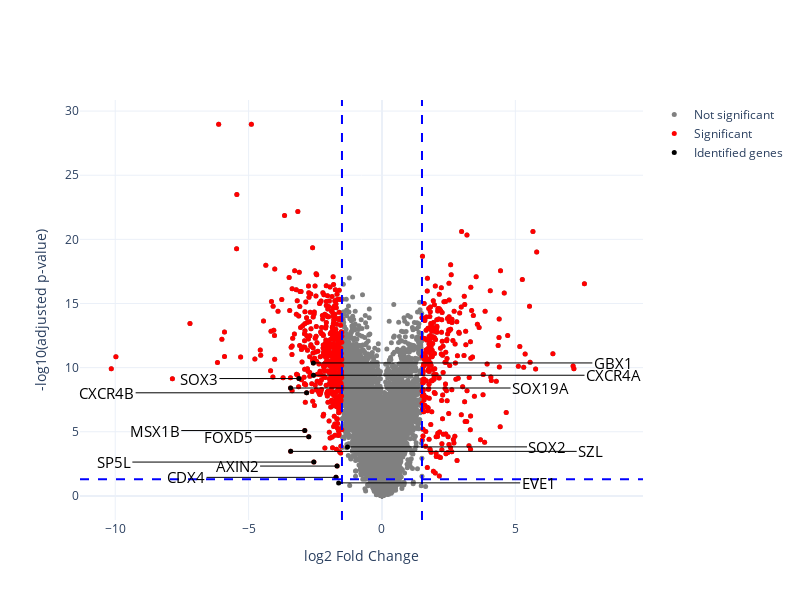

Write notebook code for a chart like this one.
### Markdown cell above
## 7) Statistical Testing and Volcano Plot

### Code cell
identified_genes = [
    'CDX4','CXCR4A','CXCR4B','EVE1','FOXD5','SOX19A','SP5L','SZL','AXIN2','GBX1','MSX1B','SOX2','SOX3'
]

# Align indices to geometry info
res_mt.index = info.index
res_wt.index = info.index

# Focus on margin tiers 1-2 and 3-4
margin_mt = res_mt[(info['tier'] == '1-2') | (info['tier'] == '3-4')].T
margin_mt.columns = ["mt_" + str(col) for col in margin_mt.columns]

margin_wt = res_wt[(info['tier'] == '1-2') | (info['tier'] == '3-4')].T
margin_wt.columns = ["wt_" + str(col) for col in margin_wt.columns]

df = pd.concat([margin_wt, margin_mt], axis=1)
condition1_cols = list(margin_wt.columns)
condition2_cols = list(margin_mt.columns)

log_df = df.copy()
log_df["mean_wt"] = log_df[condition1_cols].mean(axis=1)
log_df["mean_mt"] = log_df[condition2_cols].mean(axis=1)

# log2 fold change (WT - MT)
log_df["log2FC"] = (log_df[condition1_cols].mean(axis=1) - log_df[condition2_cols].mean(axis=1)) / np.log(2)

# p-values (Welch's t-test)
pvals = []
for _, row in log_df.iterrows():
    t, p = stats.ttest_ind(row[condition1_cols], row[condition2_cols], equal_var=False)
    pvals.append(p)
log_df["pvalue"] = pvals

# Benjamini–Hochberg (FDR) correction
log_df["padj"] = multipletests(log_df["pvalue"], method="fdr_bh")[1]

# Interactive version with Plotly
import plotly.graph_objects as go

log_df["significant"] = (abs(log_df["log2FC"]) > 1.5) & (log_df["padj"] < 0.05)
log_df['identified'] = log_df.index.isin(identified_genes)
log_df["significant_up"] = (log_df["log2FC"] > 1.5) & (log_df["padj"] < 0.05)
log_df["significant_down"] = (log_df["log2FC"] < -1.5) & (log_df["padj"] < 0.05)
log_df["gene"] = log_df.index
log_df["neg_log10_padj"] = -np.log10(log_df["padj"]) 

sig_df = log_df[log_df["significant"]]
sig_trace = go.Scatter(
    x=sig_df["log2FC"], y=sig_df["neg_log10_padj"], mode="markers",
    marker=dict(color="red", size=5), name="Significant",
    text=sig_df["gene"], hoverinfo="text", zorder=-100
)

other_df = log_df[~log_df["identified"]]
other_trace = go.Scatter(
    x=other_df["log2FC"], y=other_df["neg_log10_padj"], mode="markers",
    marker=dict(color="gray", size=5), name="Not significant",
    text=other_df["gene"], hoverinfo="text", zorder=-100
)

identified_df = log_df[log_df["identified"]]
identified_trace = go.Scatter(
    x=identified_df["log2FC"], y=identified_df["neg_log10_padj"], mode="markers",
    marker=dict(color="black", size=5), name="Identified genes",
    text=identified_df["gene"], hoverinfo="text", zorder=100
)

fig = go.Figure()
fig.add_trace(other_trace)
fig.add_trace(sig_trace)
fig.add_trace(identified_trace)

ox, oy = -100, 0
label_offsets = {
    'CDX4': (1.5*ox, oy), 'CXCR4A': (-3*ox, oy), 'CXCR4B': (2*ox, oy),
    'EVE1': (-2*ox, oy), 'FOXD5': (0.8*ox, oy), 'SOX19A': (-2.5*ox, oy),
    'SP5L': (2*ox, oy), 'SZL': (-3*ox, oy), 'AXIN2': (ox, oy),
    'GBX1': (-3*ox, oy), 'MSX1B': (1.5*ox, oy), 'SOX2': (-2*ox, oy), 'SOX3': (ox, oy)
}

for _, row in identified_df.iterrows():
    ax_off, ay_off = label_offsets.get(row["gene"], (40, -30))
    fig.add_annotation(
        x=row["log2FC"], y=row["neg_log10_padj"], text=row["gene"],
        showarrow=True, arrowhead=0, arrowsize=1, arrowwidth=1, arrowcolor="black",
        ax=ax_off, ay=ay_off, font=dict(color="black", size=15)
    )

fig.add_vline(x=1.5, line_dash="dash", line_color="blue")
fig.add_vline(x=-1.5, line_dash="dash", line_color="blue")
fig.add_hline(y=-np.log10(0.05), line_dash="dash", line_color="blue")
fig.update_layout(xaxis_title="log2 Fold Change", yaxis_title="-log10(adjusted p-value)",
                  template="plotly_white", width=800, height=600)
fig.show()

### Figure 1 — Plotly figure (JSON) as saved in the notebook; plotly's stock layout.template omitted (floating-point values rounded to 4 significant figures; data arrays with more than 128 entries replaced by an {"elided": "..."} marker saying what was removed)
{"data": [{"hoverinfo": "text", "marker": {"color": "gray", "size": 5}, "mode": "markers", "name": "Not significant", "text": {"elided": "26532 str values"}, "type": "scatter", "x": {"elided": "26532 float values"}, "y": {"elided": "26532 float values"}, "zorder": -100}, {"hoverinfo": "text", "marker": {"color": "red", "size": 5}, "mode": "markers", "name": "Significant", "text": {"elided": "768 str values"}, "type": "scatter", "x": {"elided": "768 float values"}, "y": {"elided": "768 float values"}, "zorder": -100}, {"hoverinfo": "text", "marker": {"color": "black", "size": 5}, "mode": "markers", "name": "Identified genes", "text": ["AXIN2", "CDX4", "CXCR4A", "CXCR4B", "EVE1", "FOXD5", "GBX1", "MSX1B", "SOX19A", "SOX2", "SOX3", "SP5L", "SZL"], "type": "scatter", "x": [-1.683, -1.722, -2.567, -2.824, -1.625, -2.744, -2.573, -2.895, -3.426, -1.293, -3.113, -2.554, -3.423], "y": [2.324, 1.444, 9.405, 8.036, 1.012, 4.613, 10.36, 5.092, 8.411, 3.82, 9.147, 2.636, 3.47], "zorder": 100}], "layout": {"annotations": [{"arrowcolor": "black", "arrowhead": 0, "arrowsize": 1, "arrowwidth": 1, "ax": -100, "ay": 0, "font": {"color": "black", "size": 15}, "showarrow": true, "text": "AXIN2", "x": -1.683, "y": 2.324}, {"arrowcolor": "black", "arrowhead": 0, "arrowsize": 1, "arrowwidth": 1, "ax": -150, "ay": 0, "font": {"color": "black", "size": 15}, "showarrow": true, "text": "CDX4", "x": -1.722, "y": 1.444}, {"arrowcolor": "black", "arrowhead": 0, "arrowsize": 1, "arrowwidth": 1, "ax": 300, "ay": 0, "font": {"color": "black", "size": 15}, "showarrow": true, "text": "CXCR4A", "x": -2.567, "y": 9.405}, {"arrowcolor": "black", "arrowhead": 0, "arrowsize": 1, "arrowwidth": 1, "ax": -200, "ay": 0, "font": {"color": "black", "size": 15}, "showarrow": true, "text": "CXCR4B", "x": -2.824, "y": 8.036}, {"arrowcolor": "black", "arrowhead": 0, "arrowsize": 1, "arrowwidth": 1, "ax": 200, "ay": 0, "font": {"color": "black", "size": 15}, "showarrow": true, "text": "EVE1", "x": -1.625, "y": 1.012}, {"arrowcolor": "black", "arrowhead": 0, "arrowsize": 1, "arrowwidth": 1, "ax": -80, "ay": 0, "font": {"color": "black", "size": 15}, "showarrow": true, "text": "FOXD5", "x": -2.744, "y": 4.613}, {"arrowcolor": "black", "arrowhead": 0, "arrowsize": 1, "arrowwidth": 1, "ax": 300, "ay": 0, "font": {"color": "black", "size": 15}, "showarrow": true, "text": "GBX1", "x": -2.573, "y": 10.36}, {"arrowcolor": "black", "arrowhead": 0, "arrowsize": 1, "arrowwidth": 1, "ax": -150, "ay": 0, "font": {"color": "black", "size": 15}, "showarrow": true, "text": "MSX1B", "x": -2.895, "y": 5.092}, {"arrowcolor": "black", "arrowhead": 0, "arrowsize": 1, "arrowwidth": 1, "ax": 250, "ay": 0, "font": {"color": "black", "size": 15}, "showarrow": true, "text": "SOX19A", "x": -3.426, "y": 8.411}, {"arrowcolor": "black", "arrowhead": 0, "arrowsize": 1, "arrowwidth": 1, "ax": 200, "ay": 0, "font": {"color": "black", "size": 15}, "showarrow": true, "text": "SOX2", "x": -1.293, "y": 3.82}, {"arrowcolor": "black", "arrowhead": 0, "arrowsize": 1, "arrowwidth": 1, "ax": -100, "ay": 0, "font": {"color": "black", "size": 15}, "showarrow": true, "text": "SOX3", "x": -3.113, "y": 9.147}, {"arrowcolor": "black", "arrowhead": 0, "arrowsize": 1, "arrowwidth": 1, "ax": -200, "ay": 0, "font": {"color": "black", "size": 15}, "showarrow": true, "text": "SP5L", "x": -2.554, "y": 2.636}, {"arrowcolor": "black", "arrowhead": 0, "arrowsize": 1, "arrowwidth": 1, "ax": 300, "ay": 0, "font": {"color": "black", "size": 15}, "showarrow": true, "text": "SZL", "x": -3.423, "y": 3.47}], "height": 600, "shapes": [{"line": {"color": "blue", "dash": "dash"}, "type": "line", "x0": 1.5, "x1": 1.5, "xref": "x", "y0": 0, "y1": 1, "yref": "y domain"}, {"line": {"color": "blue", "dash": "dash"}, "type": "line", "x0": -1.5, "x1": -1.5, "xref": "x", "y0": 0, "y1": 1, "yref": "y domain"}, {"line": {"color": "blue", "dash": "dash"}, "type": "line", "x0": 0, "x1": 1, "xref": "x domain", "y0": 1.301, "y1": 1.301, "yref": "y"}], "width": 800, "xaxis": {"title": {"text": "log2 Fold Change"}}, "yaxis": {"title": {"text": "-log10(adjusted p-value)"}}}}
